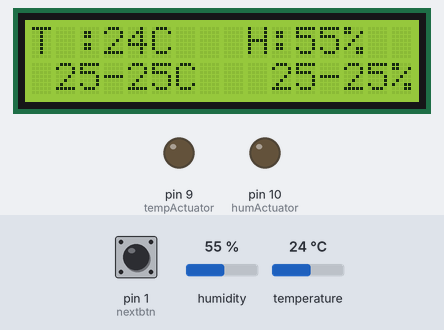
Simulated run of this sketch. Board: Arduino Uno, built for the host (arithmetic inside an expression is 32-bit, double 64-bit). Parts: 16×2 character LCD, output pins drawn as LEDs (lit = HIGH). The inputs (shaded band) are chosen by the test bench; at power-on: pin 1 (nextbtn) HIGH, humidity 55 %, temperature 24 °C. EEPROM starts erased. At 1.3 s the program stops and its outputs stay as they are.

Above: at 0.24 s.
At 0.69 s:
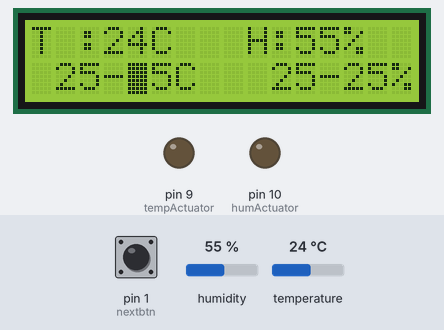
At 1.09 s:
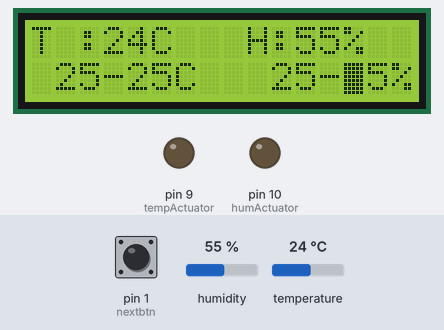

The sketch:

_25MARCH2018.ino
```cpp
#include <EEPROM.h>
//DHT22 TEMPERATURE RANGE: -40 TO 80 DEGREE CERCIUS
//DHT22 HUMIDITY RAGNE: 0 TO 100 %
//#include <dht11.h>
#include "DHTesp.h"
DHTesp dht;
#include <LiquidCrystal.h>

//dht11 sensor;

LiquidCrystal lcd(2,3,4,5,6,7);//rs,e,d4,d5,d6,d7
#define dht11pin 8


#define tempActuator 9 //rel2()
#define humActuator 10 //rel1()
#define resetbtn 11
#define plusbtn 12
#define negbtn 13
#define nextbtn 1

//function declaration
void  setScreen(int ,int ,int ,int );


//variable declarations
static int t1=0,t2=0,h1=0,h2=0,temp=0;//hold temperature and humidity value ranges

static int val=0,btnPress=0;
//static int checkState=0;
int state,state2;
static int test=0;//test the next press

//static int valForT1,valForT2,btnPressT;
//static int valForH1,valForH2,btnPressH;

int cursPos1,cursPos2;

//static int pos1=0,pos2=0,pos3=0,pos4=0;
static int setVal=0;

void setup() {

dht.setup(8); // Connect DHT sensor to pin 8

    lcd.begin(16,2);
  lcd.clear();

   pinMode(tempActuator,OUTPUT);
  pinMode(humActuator,OUTPUT);


  //declaring the buttons
  //pinMode(resetbtn,INPUT);
  pinMode(nextbtn,INPUT_PULLUP);
  pinMode(plusbtn,INPUT_PULLUP);
  pinMode(negbtn,INPUT_PULLUP);

//---------------READING THE PREVIOUS t1,t2,h1,h2 set values----------------
t1=EEPROM.read(2);//t1
t2=EEPROM.read(5);//t2
h1=EEPROM.read(8);//h1
h2=EEPROM.read(11);//h2

}

void loop() {
  //int sens=sensor.read(dht11pin); //read dht values
  //int tempVal=sensor.temperature;//temperature value
 // int humVal=sensor.humidity;//humidity value

  int humVal = dht.getHumidity();
  int tempVal = dht.getTemperature();

  //HOME SCREEN
  homeScreen();
  delay(100);
}

void homeScreen()
{
  lcd.clear();
  lcd.print("T :");
  lcd.print((int)dht.getTemperature());
  lcd.print("C");
  lcd.setCursor(9,0);
  lcd.print("H:");
  lcd.print((int)dht.getHumidity());
  lcd.print("%");
  lcd.setCursor(1,1);

  //--------------------t1 HAS TO BE ENTERED BY THE USER------------------------------
  lcd.print(t1);//minimum temperature in the range
  lcd.setCursor(3,1);
  lcd.print("-");

  //--------------------t2 HAS TO BE ENTERED BY THE USER-------------------------------
  lcd.print(t2);//max temperature in the range
  lcd.setCursor(6,1);
  lcd.print("C");
  lcd.setCursor(10,1);

   //--------------------h1 HAS TO BE ENTERED BY THE USER-------------------------------
  lcd.print(h1);//min humidity in the range
  lcd.setCursor(12,1);
  lcd.print("-");

   //--------------------h2 HAS TO BE ENTERED BY THE USER-------------------------------
  lcd.print(h2);
  lcd.setCursor(15,1);
  lcd.print("%");
  /*
  state=digitalRead(modebtn);//1,0
  if(state==1)
  {
    //digitalWrite(led,HIGH);
    setScreen(t1,t2,h1,h2);
  }
  else if (state==0)
  {
   // digitalWrite(led,LOW);
   ;
  }
  */
  nextFunct();//check if the nextbtn is being pressed to change the values
  //delay for the home screen
  delay(100);

}


  void nextFunct()
  {
    //if the home screen button is pressed then move to it
   /*if(digitalRead(modebtn))
    {
      goto END;
    }
   */
    //while nextbtn is once pressed go to 1*1

    START:
    delay(100);
    if(digitalRead(nextbtn)&&(test==0))
    {
      delay(100);
      posAdjust(1,0,0,0);
     // delay(100);
       while(!digitalRead(nextbtn));
      test++;

    }
    //while nextbtn is twice pressed go to 4*1
    if(digitalRead(nextbtn)&&(test==1))
    {

      posAdjust(0,1,0,0);
     // delay(100);
       while(!digitalRead(nextbtn));
      test++;
    }

    //while nextbtn is thrice pressed go to 10*1
    if(digitalRead(nextbtn)&&(test==2))
    {
      posAdjust(0,0,1,0);

    //  delay(100);
       while(!digitalRead(nextbtn));
      test++;
    }
    //while nextbtn is pressed for the forth times go to 13*1
    if(digitalRead(nextbtn)&&(test==3))
    {

      posAdjust(0,0,0,1);


    //  delay(100);
      //adjustIt(h2);
      while(!digitalRead(nextbtn));
      test++;
    }
    //while nextbtn is pressed then turn off the cursor blinking
    if(digitalRead(nextbtn)&&(test==4))
    {

      posAdjust(0,0,0,0);


    //  delay(100);
      //adjustIt(h2);
      while(!digitalRead(nextbtn));
      test=0;
      goto START;
    }

  }

  int posAdjust(int pos1,int pos2,int pos3,int pos4)
{
  //setting the cursor position


   //CURSOR  POSITIONS
  //************************************************************************************//
  delay(100);
 //@t1
  if (pos1==1 && pos2==0&& pos3==0 && pos4==0)//for T1
  {
    cursPos1=1;
    cursPos2=1;
    lcd.setCursor(cursPos1,cursPos2);
      lcd.blink();
      //RETURN THE valForT1,btnPressT
      //return(t1);
      //RETURNING CURSOR POSITIONS
//-------------------------READING t1's val,btnPress VALUES FROM EEPROM------------------------
 val=EEPROM.read(0);//reading val from address 0

  btnPress=EEPROM.read(1);//reading btnPress from address 1
//----------------------------------------------------------------------------------------


      //PASSING THE VALUES TO FUNCTION
      setScreenAdjust(cursPos1,cursPos2);//call and return its value to position 1
      t1=setVal;
  //----------------------------WRITING all t1 values to EEPROM-------------------------
      //updating t1 val EEPROM memory address 0
  EEPROM.update(0,val);
  //updating t1 btnPress in the EEPROM memory address 1
  EEPROM.update(1,btnPress);
  //updating the t1 new value set for the t1 address 2
  EEPROM.update(2,val*10+btnPress);
  //-------------------------------------------------------------------------------


      //lcd.print(t1);
      pos1=0;pos2=1;pos3=0;pos4=0;
      delay(100);

  }
  //@t2
  if (pos1==0 && pos2==1&& pos3==0 && pos4==0)//for T2
  {
    cursPos1=4;
    cursPos2=1;
  lcd.setCursor(cursPos1,cursPos2);
      lcd.blink();
      //RETURN THE valForT2,btnPressT
//-------------------------READING t2's val,btnPress VALUES FROM EEPROM------------------------
 val=EEPROM.read(3);//reading val from address 3

  btnPress=EEPROM.read(4);//reading btnPress from address 4
//----------------------------------------------------------------------------------------

      //PASSING THE VALUES TO FUNCTION
      setScreenAdjust(cursPos1,cursPos2);
      t2=setVal;
   //----------------------------WRITING all t2 values to EEPROM-------------------------
 //updating t2 val in its EEPROM memory address 3
  EEPROM.update(3,val);
  //updating t2 btnPress in the EEPROM memory address 4
  EEPROM.update(4,btnPress);
  //updating the t2 new value set for the t2 address 5
  EEPROM.update(5,val*10+btnPress);
  //-------------------------------------------------------------------------------

      //WRITING t2 to EEPROM

      pos1=0;pos2=0;pos3=1;pos4=0;
      delay(100);

  }

  //@h1
  if (pos1==0 && pos2==0&& pos3==1 && pos4==0)//for H1
  {
     cursPos1=10;
    cursPos2=1;
    lcd.setCursor(cursPos1,cursPos2);
      lcd.blink();
      //RETURN THE valForH1,btnPressH
//-------------------------READING h1's val,btnPress VALUES FROM EEPROM------------------------
 val=EEPROM.read(6);//reading val from address 6

  btnPress=EEPROM.read(7);//reading btnPress from address 7
//----------------------------------------------------------------------------------------

      //PASSING THE VALUES TO FUNCTION
      setScreenAdjust(cursPos1,cursPos2);
      h1=setVal;
      //WRITING h1 TO EEPROM
   //----------------------------WRITING all h1 values to EEPROM-------------------------
 //updating h1 val in its EEPROM memory address 6
  EEPROM.update(6,val);
  //updating h1 btnPress in the EEPROM memory address 7
  EEPROM.update(7,btnPress);
  //updating the h1 new value set for the h1 address 8
  EEPROM.update(8,val*10+btnPress);
  //-------------------------------------------------------------------------------


      pos1=0;pos2=0;pos3=0;pos4=1;
      delay(100);
  }

  //@h2
  if (pos1==0 && pos2==0&& pos3==0 && pos4==1)//for H2
  {
     cursPos1=13;
    cursPos2=1;
    lcd.setCursor(cursPos1,cursPos2);
      lcd.blink();
      //RETURN THE valForH2,H
 //-------------------------READING h2's val,btnPress VALUES FROM EEPROM------------------------
val=EEPROM.read(9);//reading val from address 9

  btnPress=EEPROM.read(10);//reading btnPress from address 10
//----------------------------------------------------------------------------------------

      //PASSING THE VALUES TO FUNCTION
      setScreenAdjust(cursPos1,cursPos2);
      h2=setVal;
      //WRITING h2 TO EEPROM
      //----------------------------WRITING all h2 values to EEPROM-------------------------
 //updating h2 val in its EEPROM memory address 9
  EEPROM.update(9,val);
  //updating h2 btnPress in the EEPROM memory address 10
  EEPROM.update(10,btnPress);
  //updating the h2 new value set for the h2 address 11
  EEPROM.update(11,val*10+btnPress);
  //-------------------------------------------------------------------------------


      pos1=0,pos2=0;pos3=0;pos4=0;
     // homeScreen();
     delay(100);

  }

  //cursor blink off
  if (pos1==0 && pos2==0&& pos3==0 && pos4==0)//for cursor blink off
  {
      lcd.noBlink();
      //RETURN THE valForH2,H
      //PASSING THE VALUES TO FUNCTION
      //setScreenAdjust(cursPos1,cursPos2);
     // h2=setVal;
      //WRITING h2 TO EEPROM

     // pos1=0,pos2=0;pos3=0;pos4=0;

     //pos1=1,pos2=0;pos3=0;pos4=0;
     delay(100);
      abort();


  }


  //return cursPos;
  //************************************************************************************//

  //changing the values in the positions


}

int setScreenAdjust(int curspos1,int curspos2)
{


    while(1)//keep incrementing the values in the cursor position
      {
         //-----------------------------------------------------------------------------

      delay(100);

        if(digitalRead(nextbtn))//if nextbtn is pressed exit thesetScreenAdjust() and move to the next cursor position through posAdjust()
      {
        break;//get out of the loop and leave the function setScreenAdjust()
      }
       //----------------------------------------------------------------------------


      if(digitalRead(plusbtn))//TEMPERATURE RANGE -40 T0 80 DEGREE CELCIUS
      {
                   btnPress++;
                   lcd.setCursor(curspos1,curspos2);
if(btnPress==10)
{
  btnPress=0;
  val++;
}
if((val*10+btnPress<10)&&(val*10+btnPress>=0))// 0<=x<10
{
  lcd.print("0");
}

if(val*10+btnPress>=100)
{
  val=0;
  btnPress=0;
}
lcd.print(val*10+btnPress);

      }


      if(digitalRead(negbtn))
{
  lcd.setCursor(curspos1,curspos2);
btnPress--;
if(btnPress==0)
{
  if(val*10+btnPress==0)
  goto END;
  btnPress=9;
  val--;
}
END:
if((val*10+btnPress<10)&&(val*10+btnPress>=0))//0<=x<10
{
  lcd.print("0");
}

if(val*10+btnPress<=0)
{
  val=0;
  btnPress=0;
}
lcd.print(val*10+btnPress);
}


  setVal= val*10+btnPress;

      }


      }
```
